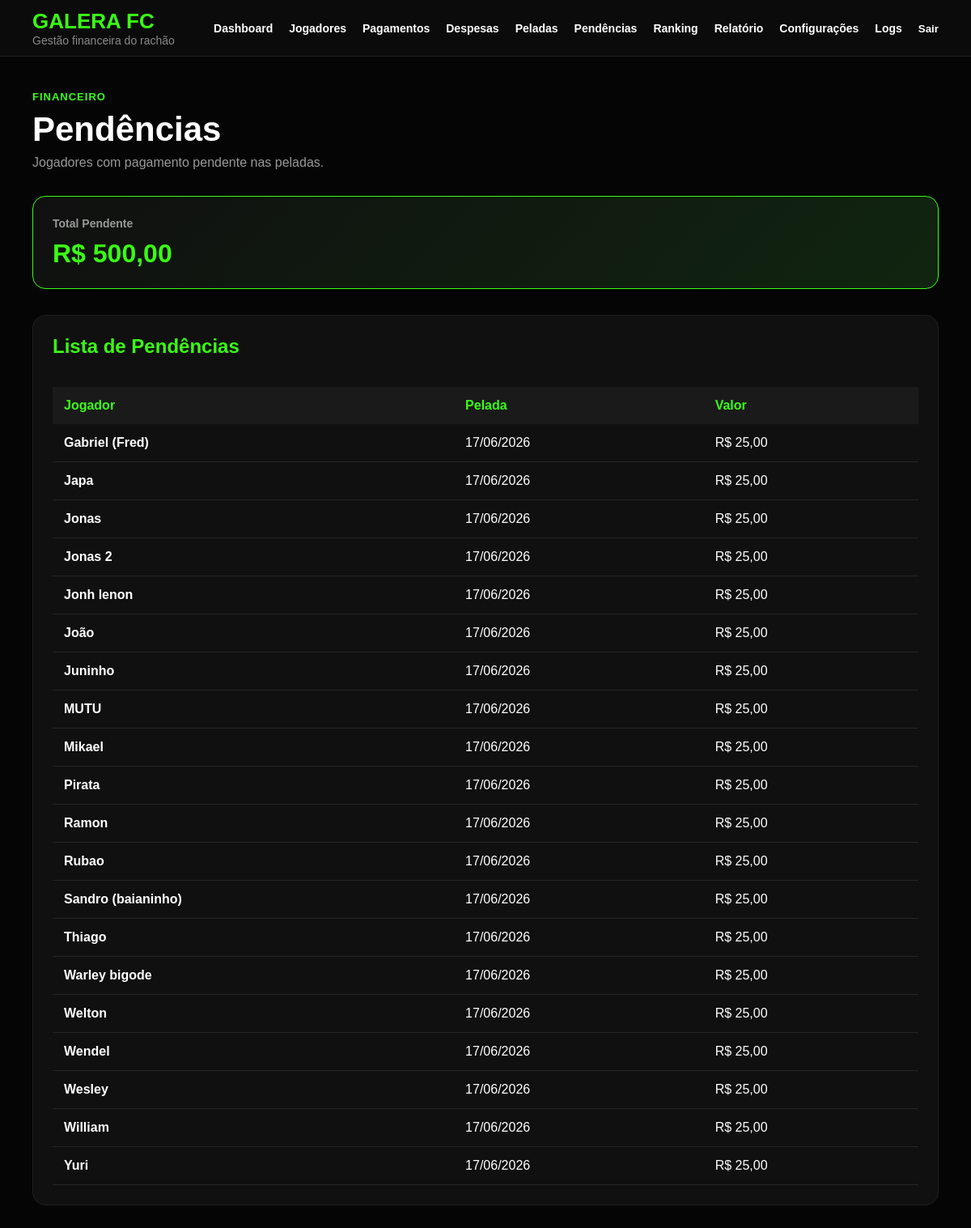
Screenshot of /pendencias/ (signed in) with the database file from the repository.
### financeiro/models.py (models this page shows, shortened)
class PresencaPelada(models.Model):
    TIPO_LISTA_CHOICES = [
        ('GOLEIRO', 'Goleiro'),
        ('LISTA', 'Lista Principal'),
        ('RESERVA_CASA', 'Reserva de Casa'),
        ('RESERVA_VISITANTE', 'Reserva Visitante'),
    ]
    pelada = models.ForeignKey(
        Pelada,
        on_delete=models.CASCADE,
        related_name='presencas'
    )
    jogador = models.ForeignKey(
        Jogador,
        on_delete=models.CASCADE,
        related_name='presencas'
    )
    tipo_lista = models.CharField(
        max_length=20,
        choices=TIPO_LISTA_CHOICES,
        default='LISTA'
    )
    posicao_lista = models.PositiveIntegerField()
    confirmado = models.BooleanField(default=True)
    pago = models.BooleanField(default=False)
    isento = models.BooleanField(default=False)
    valor_cobrado = models.DecimalField(
        max_digits=10,
        decimal_places=2,
        default=0
    )
    observacao = models.TextField(blank=True)
    class Meta:
        unique_together = (
            ('pelada', 'jogador'),
            ('pelada', 'tipo_lista', 'posicao_lista'),
        )
        ordering = [
            'pelada',
            'tipo_lista',
            'posicao_lista'
        ]

class Jogador(models.Model):
    TIPO_CHOICES = [
        ('MENSALISTA', 'Mensalista'),
        ('DIARISTA', 'Diarista'),
        ('VISITANTE', 'Visitante'),
    ]
    nome = models.CharField(max_length=100)
    telefone = models.CharField(max_length=20, blank=True)
    tipo = models.CharField(
        max_length=20,
        choices=TIPO_CHOICES,
        default='DIARISTA'
    )
    valor_mensal = models.DecimalField(
        max_digits=10,
        decimal_places=2,
        default=0
    )
    desconto_percentual = models.DecimalField(
        max_digits=5,
        decimal_places=2,
        default=0
    )
    ativo = models.BooleanField(default=True)
    criado_em = models.DateTimeField(
        auto_now_add=True
    )

class Pelada(models.Model):
    data = models.DateField()
    horario = models.TimeField(blank=True, null=True)
    local = models.CharField(max_length=100, blank=True)
    valor_diaria = models.DecimalField(max_digits=10, decimal_places=2)
    custo_quadra = models.DecimalField(max_digits=10, decimal_places=2, default=0)
    observacao = models.TextField(blank=True)
    criada_em = models.DateTimeField(auto_now_add=True)

### financeiro/views.py (the view)
# urls.py: path('pendencias/', views.pendencias, name='pendencias'),
@login_required
def pendencias(request):
    pendencias = PresencaPelada.objects.select_related(
        'pelada',
        'jogador'
    ).filter(
        pago=False,
        isento=False,
        valor_cobrado__gt=0
    ).order_by(
        'pelada__data',
        'jogador__nome'
    )
    total_pendente = sum(
        item.valor_cobrado
        for item in pendencias
    )
    return render(
        request,
        'financeiro/pendencias.html',
        {
            'pendencias': pendencias,
            'total_pendente': total_pendente,
        }
    )

### templates/financeiro/pendencias.html (shortened to what this page needs)
{% extends 'financeiro/base.html' %}
{% block content %}
<div class="page-header">
   <span>Financeiro</span>
   <h1>Pendências</h1>
   <p>Jogadores com pagamento pendente nas peladas.</p>
</div>
<div class="cards">
   <div class="card highlight">
      <span>Total Pendente</span>
      <strong>R$ {{ total_pendente }}</strong>
   </div>
</div>
<div class="section">
   <div class="section-header">
      <h2>Lista de Pendências</h2>
   </div>
   <table class="table">
      <thead>
         <tr>
            <th>Jogador</th>
            <th>Pelada</th>
            <th>Valor</th>
         </tr>
      </thead>
      <tbody>
         {% for item in pendencias %}
         <tr>
            <td><strong>{{ item.jogador.nome }}</strong></td>
            <td>{{ item.pelada.data|date:"d/m/Y" }}</td>
            <td>R$ {{ item.valor_cobrado }}</td>
         </tr>
         {% empty %}
         <tr>
            <td colspan="4" class="empty">
               Nenhuma pendência encontrada.
            </td>
         </tr>
         {% endfor %}
      </tbody>
   </table>
</div>
{% endblock %}

### static/css/dashboard.css (style rules this page uses)
* { margin: 0; padding: 0; box-sizing: border-box; font-family: Arial, Helvetica, sans-serif; }
body { background: #050505; color: #ffffff; min-height: 100vh; }
.page-header { margin-bottom: 32px; }
.page-header span { color: #39ff14; font-size: 13px; text-transform: uppercase; letter-spacing: 1px; font-weight: 700; }
.page-header h1 { font-size: 42px; margin: 8px 0; }
.page-header p { color: #999; }
.cards { display: grid; grid-template-columns: repeat(auto-fit, minmax(220px, 1fr)); gap: 20px; margin-bottom: 32px; }
.card { background: #101010; border: 1px solid #1f1f1f; border-radius: 16px; padding: 24px; transition: all 0.25s ease; }
.card span { color: #999; font-size: 14px; font-weight: 600; }
.card strong { display: block; margin-top: 10px; font-size: 32px; color: #ffffff; }
.card.highlight { background: linear-gradient(135deg, #101010, #102510); border-color: #39ff14; }
.card.highlight strong { color: #39ff14; }
.section { background: #101010; border: 1px solid #1f1f1f; border-radius: 16px; padding: 24px; margin-top: 24px; }
.section h2 { margin-bottom: 16px; color: #39ff14; }
.section-header { display: flex; justify-content: space-between; align-items: center; gap: 16px; margin-bottom: 20px; }
.table { width: 100%; border-collapse: collapse; margin-top: 20px; }
.table th { background: #1a1a1a; color: #39ff14; padding: 14px; text-align: left; }
.table td { padding: 14px; border-bottom: 1px solid #252525; }
.table { min-width: 800px; }
.section { overflow-x: auto; }

### rows the page displays
PresencaPelada: jogador.nome "Gabriel (Fred)", pelada.data "17/06/2026", valor_cobrado "25,00"
PresencaPelada: jogador.nome "Japa", pelada.data "17/06/2026", valor_cobrado "25,00"
PresencaPelada: jogador.nome "Jonas", pelada.data "17/06/2026", valor_cobrado "25,00"
PresencaPelada: jogador.nome "Jonas 2", pelada.data "17/06/2026", valor_cobrado "25,00"
PresencaPelada: jogador.nome "Jonh lenon", pelada.data "17/06/2026", valor_cobrado "25,00"
PresencaPelada: jogador.nome "João", pelada.data "17/06/2026", valor_cobrado "25,00"
PresencaPelada: jogador.nome "Juninho", pelada.data "17/06/2026", valor_cobrado "25,00"
PresencaPelada: jogador.nome "MUTU", pelada.data "17/06/2026", valor_cobrado "25,00"
PresencaPelada: jogador.nome "Mikael", pelada.data "17/06/2026", valor_cobrado "25,00"
PresencaPelada: jogador.nome "Pirata", pelada.data "17/06/2026", valor_cobrado "25,00"
PresencaPelada: jogador.nome "Ramon", pelada.data "17/06/2026", valor_cobrado "25,00"
PresencaPelada: jogador.nome "Rubao", pelada.data "17/06/2026", valor_cobrado "25,00"
PresencaPelada: jogador.nome "Sandro (baianinho)", pelada.data "17/06/2026", valor_cobrado "25,00"
PresencaPelada: jogador.nome "Thiago", pelada.data "17/06/2026", valor_cobrado "25,00"
PresencaPelada: jogador.nome "Warley bigode", pelada.data "17/06/2026", valor_cobrado "25,00"
PresencaPelada: jogador.nome "Welton", pelada.data "17/06/2026", valor_cobrado "25,00"
PresencaPelada: jogador.nome "Wendel", pelada.data "17/06/2026", valor_cobrado "25,00"
PresencaPelada: jogador.nome "Wesley", pelada.data "17/06/2026", valor_cobrado "25,00"
PresencaPelada: jogador.nome "William", pelada.data "17/06/2026", valor_cobrado "25,00"
PresencaPelada: jogador.nome "Yuri", pelada.data "17/06/2026", valor_cobrado "25,00"

### other values shown
{{ total_pendente }} "500,00"
